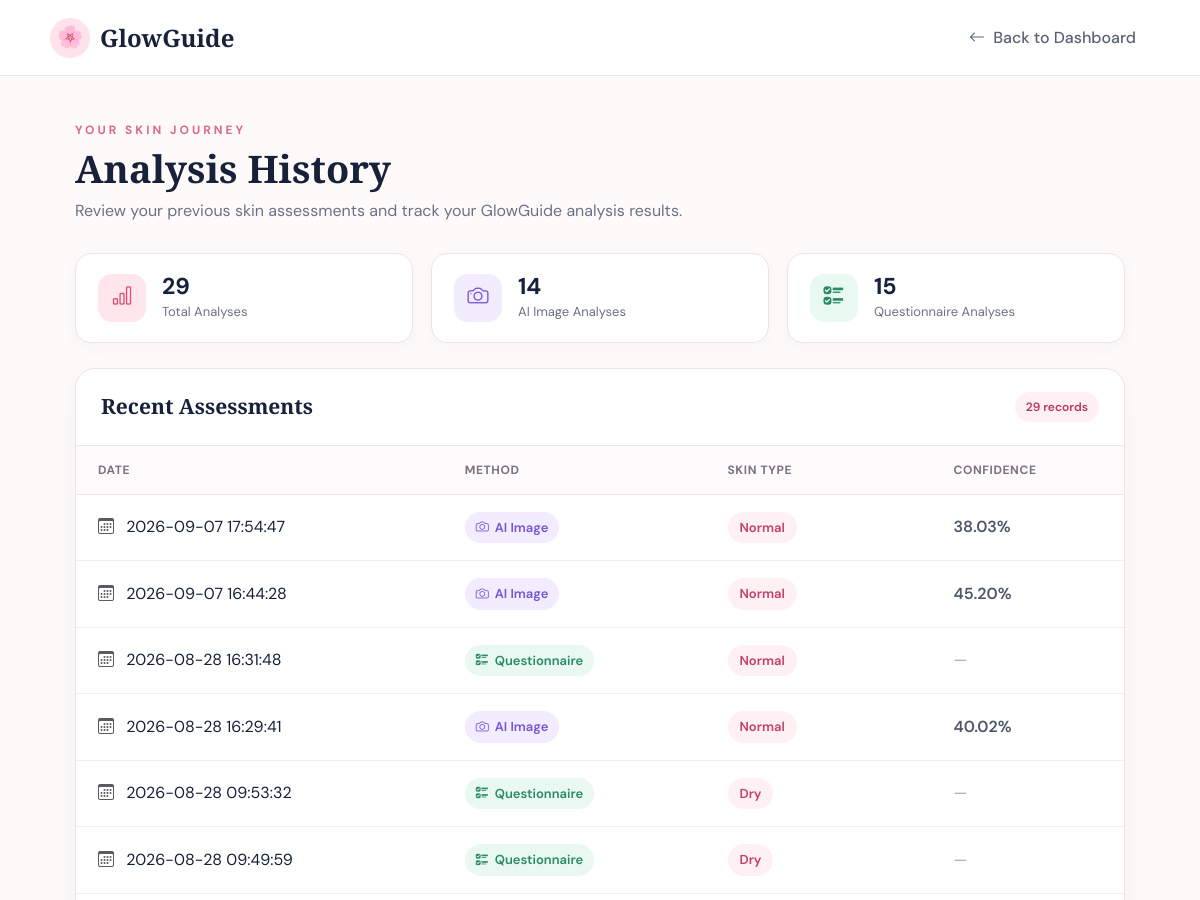
Before: /history (signed in, upper part) with the older database file.
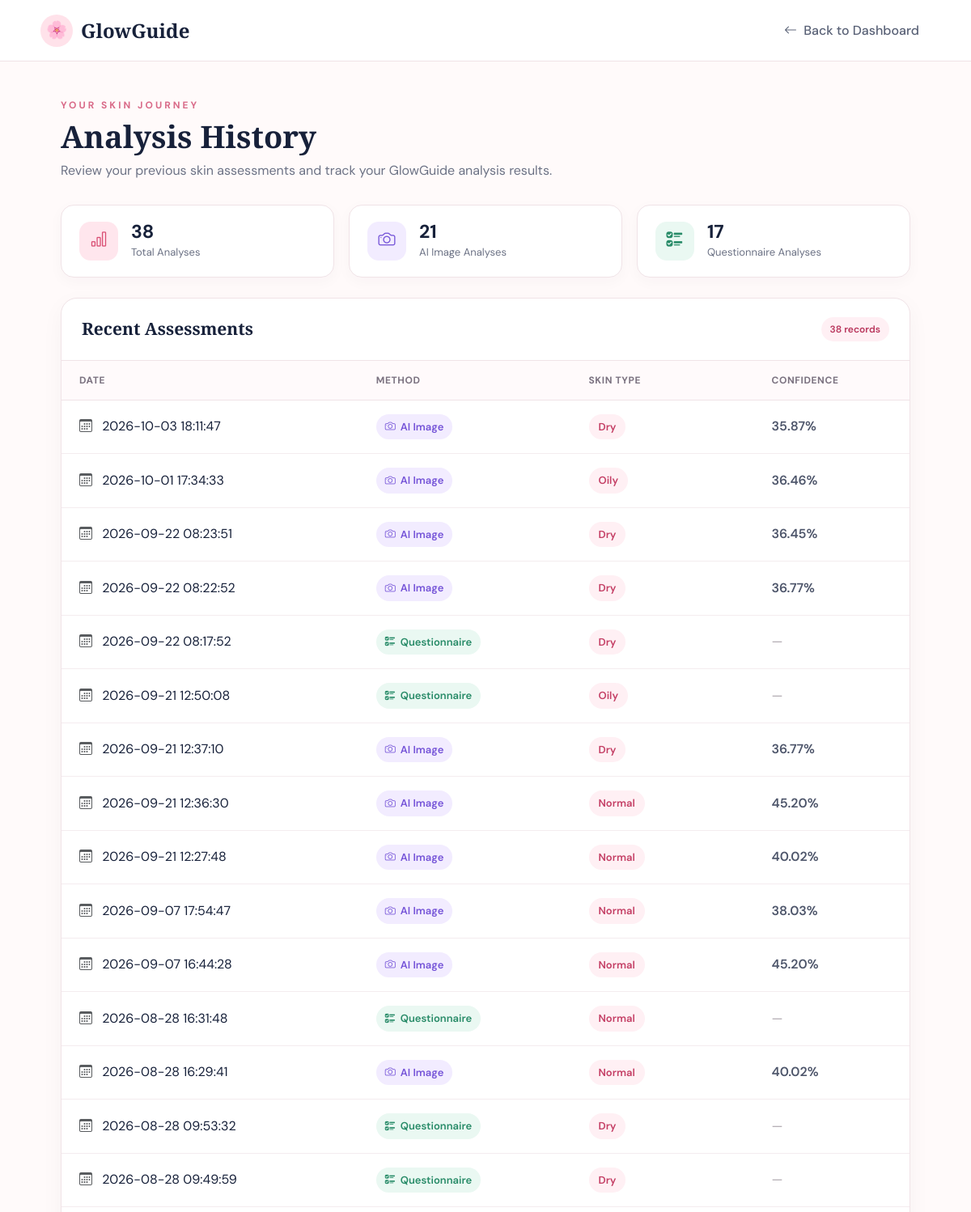
After: the same page with the newer database file.
### tables this page shows
CREATE TABLE analysis_history (
    id INTEGER PRIMARY KEY AUTOINCREMENT,
    user_email TEXT NOT NULL,
    analysis_date TIMESTAMP DEFAULT CURRENT_TIMESTAMP,
    method TEXT NOT NULL,
    skin_type TEXT NOT NULL,
    confidence REAL,
    image_name TEXT
);

### app.py (the view)
@app.route("/history")
def history():
    if "user" not in session:
        return redirect("/login")
    conn = get_db_connection()
    cursor = conn.cursor()
    cursor.execute("""
        SELECT *
        FROM analysis_history
        WHERE user_email = ?
        ORDER BY analysis_date DESC
    """, (session["user_email"],))
    history_records = cursor.fetchall()
    conn.close()
    return render_template(
        "history.html",
        history_records=history_records
    )

### app.py (called while the page is built)
def get_db_connection():
    conn = sqlite3.connect("glowguide.db")
    conn.row_factory = sqlite3.Row
    return conn

### templates/history.html (shortened to what the changed rows need)
<!DOCTYPE html>
<html lang="en">
<head>
    <link
        href="https://cdn.jsdelivr.net/npm/bootstrap@5.3.3/dist/css/bootstrap.min.css"
        rel="stylesheet">
    <link
        rel="stylesheet"
        href="https://cdn.jsdelivr.net/npm/bootstrap-icons@1.11.3/font/bootstrap-icons.min.css">
</head>
<body>
<main class="history-container">
    <h1 class="page-title">
        Analysis History
    </h1>
    {% if history_records %}
    {% set counts = namespace(ai=0, questionnaire=0) %}
    {% for record in history_records %}
        {% if record["method"] == "AI Image" %}
            {% set counts.ai = counts.ai + 1 %}
        {% elif record["method"] == "Questionnaire" %}
            {% set counts.questionnaire =
                counts.questionnaire + 1 %}
        {% endif %}
    {% endfor %}
    <div class="summary-grid">
        <div class="summary-card">
            <div class="summary-icon total-icon">
                <i class="bi bi-bar-chart"></i>
            </div>
            <div>
                <div class="summary-number">
                    {{ history_records|length }}
                </div>
                <div class="summary-label">
                    Total Analyses
                </div>
            </div>
        </div>
        <div class="summary-card">
            <div class="summary-icon ai-icon">
                <i class="bi bi-camera"></i>
            </div>
            <div>
                <div class="summary-number">
                    {{ counts.ai }}
                </div>
                <div class="summary-label">
                    AI Image Analyses
                </div>
            </div>
        </div>
        <div class="summary-card">
            <div class="summary-icon question-icon">
                <i class="bi bi-ui-checks"></i>
            </div>
            <div>
                <div class="summary-number">
                    {{ counts.questionnaire }}
                </div>
                <div class="summary-label">
                    Questionnaire Analyses
                </div>
            </div>
        </div>
    </div>
    <div class="history-card">
        <div class="history-card-header">
            <h4>
                Recent Assessments
            </h4>
            <div class="record-count">
                {{ history_records|length }}
                {% if history_records|length == 1 %}
                    record
                {% else %}
                    records
                {% endif %}
            </div>
        </div>
        <div class="table-responsive">
            <table class="history-table">
                <thead>
                    <tr>
                        <th>
                            Date
                        </th>
                        <th>
                            Method
                        </th>
                        <th>
                            Skin Type
                        </th>
                        <th>
                            Confidence
                        </th>
                    </tr>
                </thead>
                <tbody>
                    {% for record in history_records %}
                    <tr>
                        <td>
                            <i class="bi bi-calendar3 me-2 text-muted"></i>
                            {{ record["analysis_date"] }}
                        </td>
                        <td>
                            {% if record["method"] == "AI Image" %}
                                <span class="method-badge method-ai">
                                    <i class="bi bi-camera"></i>
                                    AI Image
                                </span>
                            {% else %}
                                <span class="method-badge method-questionnaire">
                                    <i class="bi bi-ui-checks"></i>
                                    {{ record["method"] }}
                                </span>
                            {% endif %}
                        </td>
                        <td>
                            <span class="skin-badge">
                                {{ record["skin_type"] }}
                            </span>
                        </td>
                        <td>
                            {% if record["confidence"] is not none %}
                                <span class="confidence-value">
                                    {{ "%.2f"|format(
                                        record["confidence"] * 100
                                    ) }}%
                                </span>
                            {% else %}
                                <span class="not-applicable">
                                    —
                                </span>
                            {% endif %}
                        </td>
                    </tr>
                    {% endfor %}
                </tbody>
            </table>
        </div>
    </div>
    {% endif %}
</main>
</body>
</html>

Changed rows visible on the page:
added analysis_history: analysis_date "2026-10-03 18:11:47", method "AI Image" (drawn), skin_type "Dry", confidence "35.87"
added analysis_history: analysis_date "2026-10-01 17:34:33", method "AI Image" (drawn), skin_type "Oily", confidence "36.46"
added analysis_history: analysis_date "2026-09-22 08:23:51", method "AI Image" (drawn), skin_type "Dry", confidence "36.45"
added analysis_history: analysis_date "2026-09-22 08:22:52", method "AI Image" (drawn), skin_type "Dry", confidence "36.77"
added analysis_history: analysis_date "2026-09-22 08:17:52", method "Questionnaire", skin_type "Dry"
added analysis_history: analysis_date "2026-09-21 12:50:08", method "Questionnaire", skin_type "Oily"
added analysis_history: analysis_date "2026-09-21 12:37:10", method "AI Image" (drawn), skin_type "Dry", confidence "36.77"
added analysis_history: analysis_date "2026-09-21 12:36:30", method "AI Image" (drawn), skin_type "Normal", confidence "45.20"
added analysis_history: analysis_date "2026-09-21 12:27:48", method "AI Image" (drawn), skin_type "Normal", confidence "40.02"
Other visible differences:
{{ history_records|length }}: "29" → "38"
{{ counts.ai }}: "14" → "21"
{{ counts.questionnaire }}: "15" → "17"
